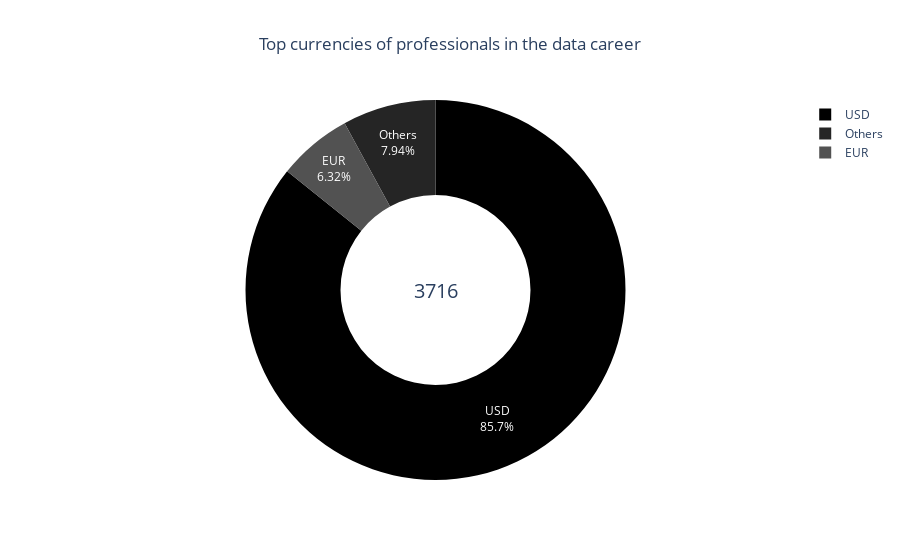

The notebook cell this image was saved under:
### Markdown cell above
The predominant payment currencies are the Dollar and the Euro.

### Code cell
salary_currency = df["salary_currency"].value_counts()

# top currency
top_currencies_labels = salary_currency.index.values[:2].tolist()
top_currencies_values = salary_currency.values[:2].tolist()

# sum of total jobs registered
total = sum(salary_currency.values)

# sum of other jobs
others = sum(salary_currency.values[2:])

currency_values = top_currencies_values + [others]
currency_labels = top_currencies_labels + ["Others"]

currencies = dict(zip(currency_labels, currency_values))

# Ordenar o dicionário pelos valores em ordem crescente
currencies_ordered = dict(
    sorted(currencies.items(), key=lambda item: item[1], reverse=True)
)

# Cria um objeto Pie para o gráfico de donut
data = [
    go.Pie(
        labels=list(currencies_ordered.keys()),
        values=list(currencies_ordered.values()),
        hole=0.5,
        marker=dict(colors=list(reversed(colors.sequential.Greys))),
        textinfo="percent+label",
        insidetextorientation="auto",
        hoverinfo="label+value",
    )
]

# Cria a anotação com o valor total
annotation = dict(font=dict(size=20), showarrow=False, text=str(total), x=0.5, y=0.5)

# Cria o layout do gráfico
layout = go.Layout(
    title={
        "text": "Top currencies of professionals in the data career",
        "x": 0.5,
        "xanchor": "center",
    },
    # width=600,
    # height=600,
    annotations=[annotation],
)

# Cria a figura do gráfico
fig = go.Figure(data=data, layout=layout)

fig.show()

### Figure 1 — Plotly figure (JSON) as saved in the notebook; plotly's stock layout.template omitted (floating-point values rounded to 4 significant figures)
{"data": [{"hole": 0.5, "hoverinfo": "label+value", "insidetextorientation": "auto", "labels": ["USD", "Others", "EUR"], "marker": {"colors": ["rgb(0,0,0)", "rgb(37,37,37)", "rgb(82,82,82)", "rgb(115,115,115)", "rgb(150,150,150)", "rgb(189,189,189)", "rgb(217,217,217)", "rgb(240,240,240)", "rgb(255,255,255)"]}, "textinfo": "percent+label", "type": "pie", "values": [3186, 295, 235]}], "layout": {"annotations": [{"font": {"size": 20}, "showarrow": false, "text": "3716", "x": 0.5, "y": 0.5}], "title": {"text": "Top currencies of professionals in the data career", "x": 0.5, "xanchor": "center"}}}
